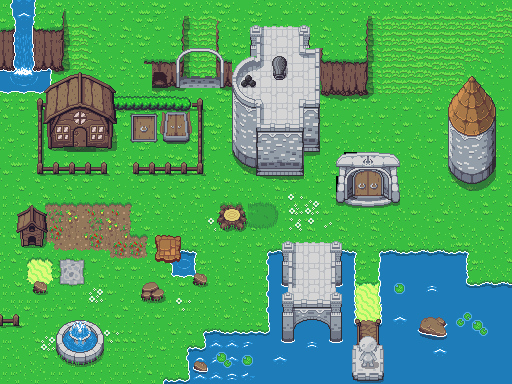

A 2D game scene composited from a Tiled map and its tileset images. What follows is a short description and the map's XML, with each tile layer's data collapsed to a summary:
An orthogonal 64x48 tile map with 8x8 px tiles, 6 tile layers (Background, objects2, objects, fountain, ...), 2 tilesets and 63 objects (treeCollision, treeTiles).

<map version="1.4" tiledversion="1.4.2" orientation="orthogonal" renderorder="right-down" width="64" height="48" tilewidth="8" tileheight="8" infinite="0" nextlayerid="17" nextobjectid="114">
 <editorsettings>
  <chunksize width="8" height="8" />
  <export target="level..tmx" format="tmx" />
 </editorsettings>
 <tileset firstgid="1" source="overworld-tileset.tsx" />
 <tileset firstgid="5761" source="overworld-16x16.tsx" />
 <layer id="1" name="Background" width="64" height="48">
  <data>[3072 cells, 3045 non-empty, 273 distinct tile ids]</data>
 </layer>
 <layer id="15" name="objects2" width="64" height="48">
  <data>[3072 cells, 320 non-empty, 187 distinct tile ids]</data>
 </layer>
 <layer id="5" name="objects" width="64" height="48">
  <data>[3072 cells, 716 non-empty, 569 distinct tile ids]</data>
 </layer>
 <layer id="6" name="fountain" width="64" height="48">
  <data>[3072 cells, 317 non-empty, 291 distinct tile ids]</data>
 </layer>
 <layer id="11" name="guy" width="64" height="48">
  <data>[3072 cells, 94 non-empty, 79 distinct tile ids]</data>
 </layer>
 <layer id="14" name="foreground" width="64" height="48">
  <data>[3072 cells, 45 non-empty, 38 distinct tile ids]</data>
 </layer>
 <objectgroup id="7" name="collision">
  <object id="19" x="32.9091" y="280.909" width="13.8182" height="13.6364" />
  <object id="20" x="0.181818" y="312.909" width="19.4545" height="14.5455" />
  <object id="24" x="154.727" y="234.682" width="26.5455" height="27.75" />
  <object id="25" x="169.455" y="249.273" width="27.1818" height="27.8182" />
  <object id="26" x="192.909" y="272.364" width="14.1818" height="13.0909" />
  <object id="27" x="162.341" y="378.682" width="95.8409" height="7.5" />
  <object id="28" x="186.75" y="346.886" width="71.7955" height="35.1364" />
  <object id="29" x="203" y="329.318" width="55.7273" height="20.5" />
  <object id="33" x="16.5" y="215.25">
   <polygon points="0,0 14.25,-10.25 29,-0.75 31.25,16.5 27.25,30.75 4.75,30.25 -1.25,15.75" />
  </object>
  <object id="39" x="56" y="320" width="48" height="48">
   <ellipse />
  </object>
  <object id="42" x="256" y="122.25" width="48" height="53.75" />
  <object id="44" x="132" y="161.75" width="73.75" height="15" />
  <object id="45" x="196" y="96.25" width="8.5" height="80.5" />
  <object id="46" x="116" y="96" width="82.25" height="15.5" />
  <object id="48" x="35.75" y="96.5" width="10.25" height="80" />
  <object id="49" x="44" y="161.75" width="64.25" height="14.75" />
  <object id="50" x="387.5" y="155.5" width="12.5" height="46.75" />
  <object id="51" x="339.5" y="152" width="54.25" height="18" />
  <object id="52" x="335.75" y="157.75" width="12.9773" height="47" />
  <object id="53" x="447.75" y="103.25" width="47.75" height="64.75" />
  <object id="54" x="448" y="136" width="48" height="48">
   <ellipse />
  </object>
  <object id="55" x="448.75" y="104.25">
   <polygon points="0,0 23.25,-28.25 46.25,-0.5" />
  </object>
  <object id="60" x="140" y="303.25">
   <polygon points="0,0 24,-0.75 24.25,-12.75 15,-22.5 1.75,-20.25" />
  </object>
  <object id="62" x="44.6667" y="87.3333">
   <polygon points="0,0 35,-17 69.6667,0.333333 71,33.3333 -0.333333,31.6667" />
  </object>
  <object id="63" x="44.6667" y="117.667" width="27" height="29" />
  <object id="64" x="87.3333" y="118.667" width="23.6667" height="27.6667" />
  <object id="71" x="144" y="56" width="38.75" height="32" />
  <object id="72" x="216" y="56" width="16" height="32" />
  <object id="73" x="216" y="16" width="2.75" height="40" />
  <object id="74" x="181" y="16" width="3" height="72" />
  <object id="76" x="280" y="240" width="15" height="105" />
  <object id="77" x="288.5" y="298.25" width="44.25" height="27.25" />
  <object id="78" x="329" y="240.25" width="14" height="103" />
  <object id="79" x="351.25" y="336" width="33.75" height="46.25" />
  <object id="80" x="353.75" y="317.5" width="7.25" height="20" />
  <object id="81" x="374.5" y="317.25" width="7" height="22.25" />
  <object id="82" x="341.25" y="252.5" width="12" height="136.5" />
  <object id="83" x="257.5" y="329.5" width="86.5" height="56.25" />
  <object id="84" x="267" y="248" width="14" height="85.25" />
  <object id="85" x="379" y="249.5" width="89" height="134.25" />
  <object id="86" x="466.5" y="282.25" width="47.75" height="100.5" />
  <object id="93" x="262.75" y="168.5">
   <polygon points="0,0 -23.5,-6.75 -31.25,-19 -31,-70 -0.5,-69.5" />
  </object>
  <object id="94" x="250.5" y="100">
   <polygon points="0,0 -10.5,-10 -11.75,-25.5 -18.75,-25.75 -18.5,0.5" />
  </object>
  <object id="95" x="232.25" y="75">
   <polygon points="0,0 7.75,-14.5 17.75,-19 30,-19 29.5,-9 13.75,-6.5 7.5,1" />
  </object>
  <object id="98" x="249.25" y="24" width="12.75" height="35.5" />
  <object id="99" x="297.75" y="23.75" width="11.75" height="32.25" />
  <object id="100" x="305.25" y="47.25" width="15.5" height="8.5" />
  <object id="101" x="313.25" y="53.25" width="7.5" height="98.75" />
  <object id="102" x="298.5" y="98.25" width="15.5" height="54" />
  <object id="103" x="318.25" y="55.25" width="51" height="41.25" />
  <object id="104" x="364.5" y="17.75" width="4.75" height="38.5" />
  <object id="108" x="272" y="54.75" width="14" height="24.5" />
  <object id="109" x="241.75" y="75.25" width="14" height="11.5" />
  <object id="110" x="31.75" y="26.5" width="33" height="44.75" />
  <object id="111" x="-1" y="26.5" width="16.5" height="44.75" />
  <object id="112" x="10.75" y="-0.5" width="24.75" height="56.5" />
  <object id="113" x="61" y="10.5" width="4" height="17.5" />
 </objectgroup>
 <objectgroup id="13" name="door">
  <object id="67" x="352" y="168" width="32" height="24" />
  <object id="68" x="128" y="112" width="32" height="32" />
  <object id="69" x="160" y="112" width="32" height="32" />
  <object id="87" x="64" y="120" width="32" height="24" />
  <object id="106" name="treeCollision" x="217" y="205.25" width="29.75" height="25.75">
   <properties>
    <property name="tiles" type="int" value="107" />
   </properties>
  </object>
 </objectgroup>
 <objectgroup id="16" name="doorTiles">
  <object id="107" name="treeTiles" x="216" y="200" width="32" height="32" />
 </objectgroup>
</map>
